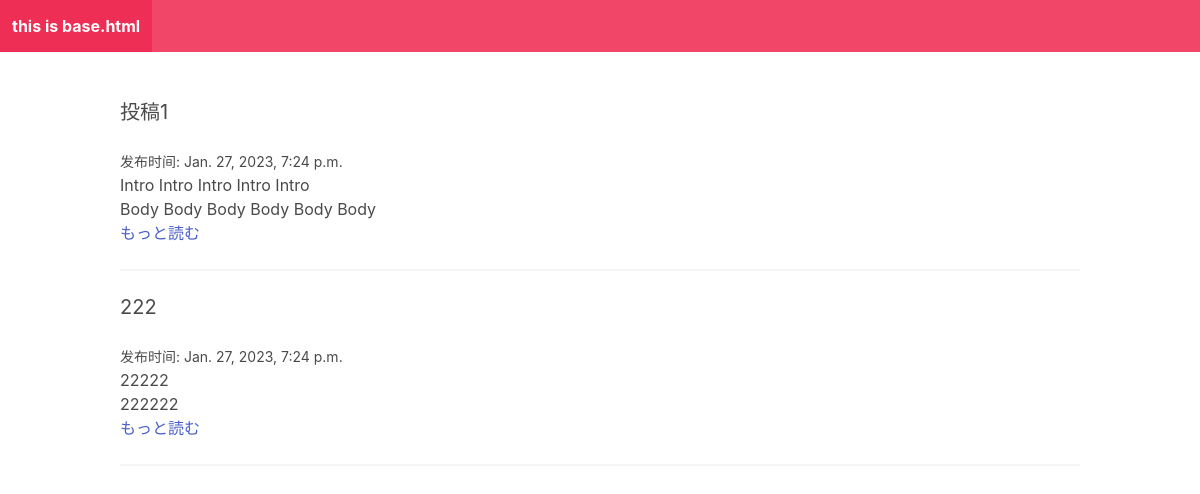
The app's page /, older data.
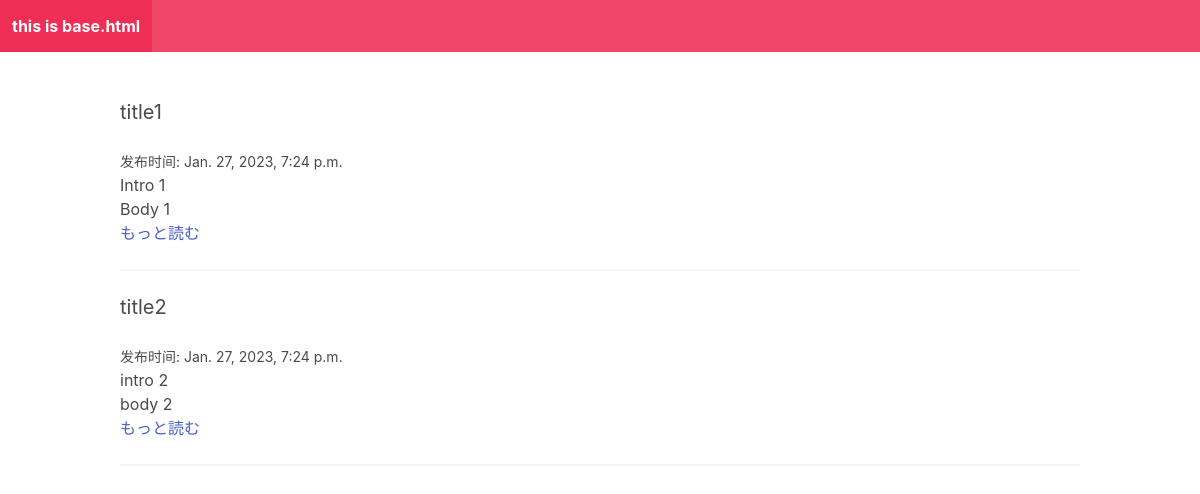
The same page, newer data.
### myApp/models.py (models this page shows)
class Post(models.Model):#数据库的数据取出后按照这个格式保存
    title = models.CharField(max_length=255)
    slug = models.SlugField()
    intro = models.TextField()
    body = models.TextField()
    data_added = models.DateTimeField(auto_now_add=True)

### myApp/views.py (the view)
# urls.py: path("", frontpage),  # 根目录 调用view.py 的frontpage函数 #clent call server 1
def frontpage(request):  # clent call server 2
    posts = Post.objects.all()  # 取得Post所有数据 保存成POST格式
    return render(request, "htmls/frontpage.html", {"posts": posts})  # 追加第三参数

### myApp/templates/htmls/frontpage.html
{% extends "htmls/base.html" %}
{% block content %}
{% for post in posts %}
<div class="post block">
    <h2 class="subtitle">{{post.title}}</h2>
    <small>发布时间: {{post.data_added}}</small>
    <p>{{post.intro}}</p>
    <p>{{post.body}}</p>
    <a href="{% url 'post_detail' post.slug %}">もっと読む</a>
    <hr />
</div>
{% endfor %}
{% endblock %}

Row changes from the older to the newer data that the page shows:
changed Post: title "投稿1" → "title1"; intro "Intro Intro Intro Intro Intro" → "Intro 1"; body "Body Body Body Body Body Body" → "Body 1"
changed Post: title "222" → "title2"; intro "22222" → "intro 2"; body "222222" → "body 2"
